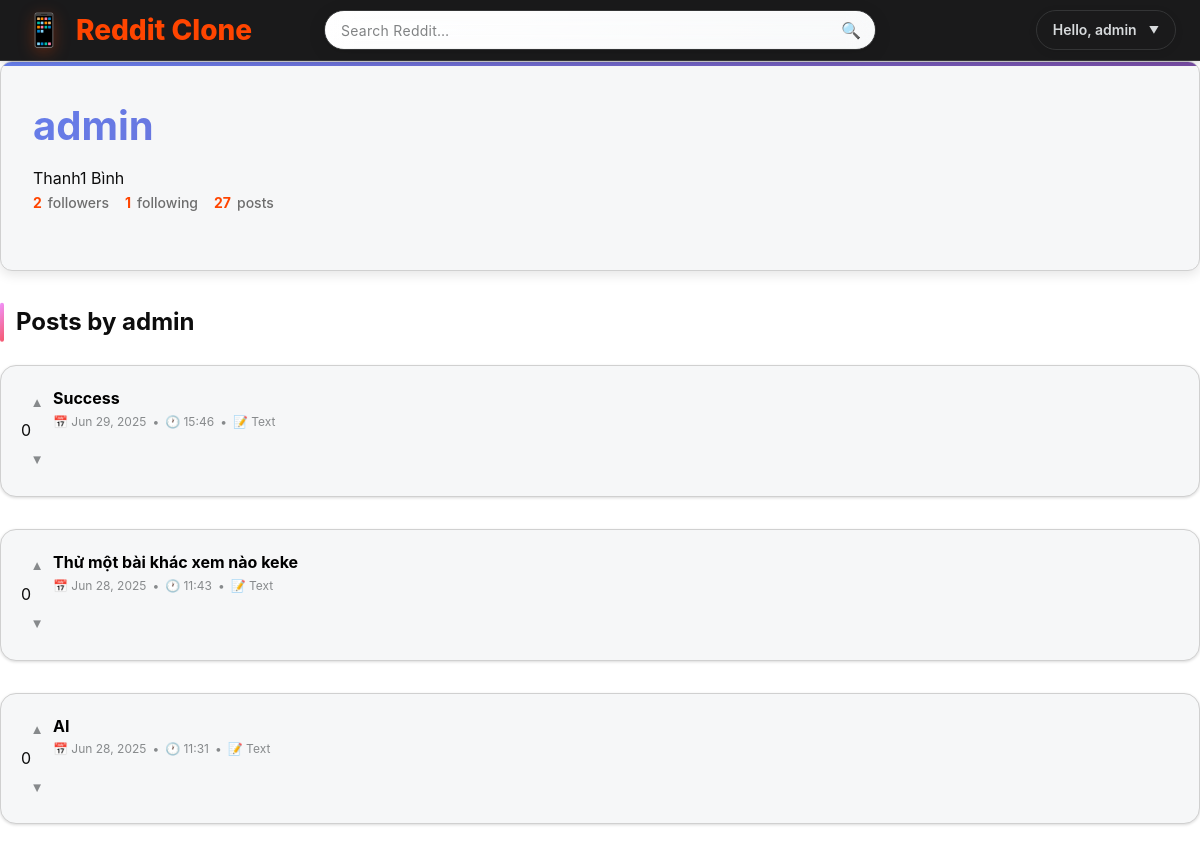
Before: /users/admin/ (signed in, upper part) with the older database file.
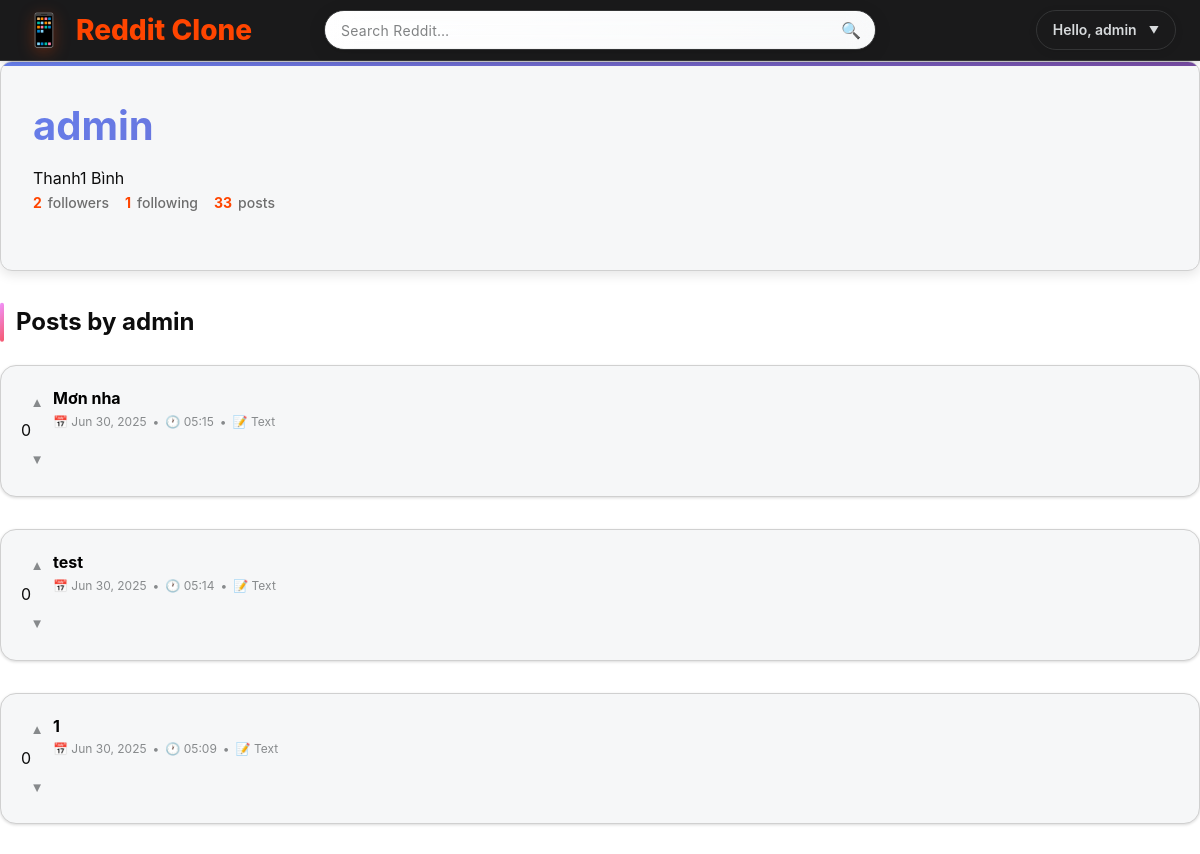
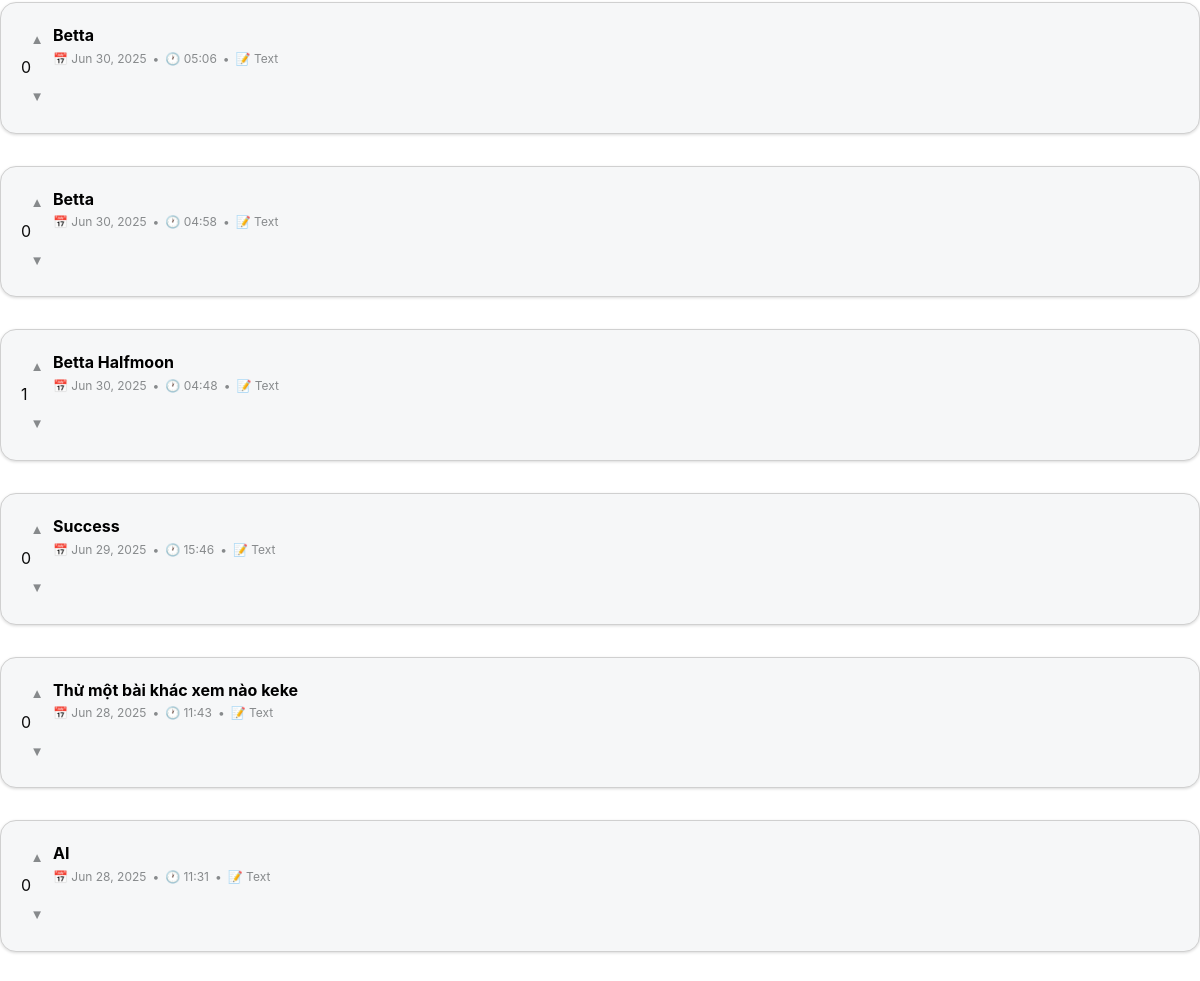
After: the same page with the newer database file (2 pictures, top to bottom).
### posts/models.py (models this page shows, shortened)
class Post(models.Model):
    title        = models.CharField(max_length=255)
    content      = models.TextField(blank=True)
    image        = models.ImageField(upload_to='post_images/', blank=True, null=True)
    author       = models.ForeignKey(User, on_delete=models.CASCADE)
    community    = models.ForeignKey(Community, on_delete=models.SET_NULL,
                                     null=True, blank=True, related_name='posts')
    tags         = models.ManyToManyField(Tag, blank=True, related_name='posts')
    created_at   = models.DateTimeField(auto_now_add=True)
    @property
    def score(self):
        upvotes = self.votes.filter(is_upvote=True).count()
        downvotes = self.votes.filter(is_upvote=False).count()
        return upvotes - downvotes

### posts/views.py (the view)
# urls.py: path('users/<str:username>/', views.user_profile_view, name='user_profile'),
@login_required
def user_profile_view(request, username):
    user_obj = get_object_or_404(User, username=username)
    profile  = getattr(user_obj, 'profile', None)
    is_following = Follow.objects.filter(
        follower=request.user,
        following=user_obj
    ).exists()
    user_posts = Post.objects.filter(author=user_obj).order_by('-created_at')
    return render(request, 'posts/user_profile.html', {
        'user_obj': user_obj,
        'profile': profile,
        'is_following': is_following,
        'user_posts': user_posts,    # truyền vào template
    })

### posts/templates/posts/user_profile.html (shortened to what this page needs)
{% extends 'posts/base.html' %}
{% load static %}
{% block extra_css %}
<link rel="stylesheet" href="{% static 'posts\css\dropdown.css' %}">
{% endblock %}
{% block content %}
<div class="profile-container fade-in-up">
  <div class="profile-header">
    <div class="profile-info">
      <h2>{{ user_obj.username }}</h2>
      <p>
        {% if user_obj.first_name or user_obj.last_name %}
          {{ user_obj.first_name }} {{ user_obj.last_name }}
        {% endif %}
      </p>
      <div class="profile-stats">
        <div class="stat-item">
          <span class="stat-number">{{ user_obj.follower_set.count }}</span>
          <span>followers</span>
        </div>
        <div class="stat-item">
          <span class="stat-number">{{ user_obj.following_set.count }}</span>
          <span>following</span>
        </div>
        <div class="stat-item">
          <span class="stat-number">{{ user_posts|length }}</span>
          <span>posts</span>
        </div>
      </div>
    </div>
  </div>
  <div class="posts-section">
    <h3>
      <span>Posts by {{ user_obj.username }}</span>
    </h3>
    <div class="posts-list">
      {% for post in user_posts %}
        <div class="post-card fade-in-up">
          <div class="post-vote">
            <button class="vote-btn vote-up">▲</button>
            <div class="vote-score">{{ post.score }}</div>
            <button class="vote-btn vote-down">▼</button>
          </div>
          <div class="post-content">
            <h4>
              <a href="{% url 'posts:post_detail' post.id %}">{{ post.title }}</a>
            </h4>
            <div class="post-meta">
              <span class="post-meta-item">
                  <span>📅</span>
                  <span>{{ post.created_at|date:"M j, Y" }}</span>
                </span>
                <span class="post-meta-separator">•</span>
                <span class="post-meta-item">
                  <span>🕐</span>
                  <span>{{ post.created_at|date:"H:i" }}</span>
                </span>
                <span class="post-meta-separator">•</span>
                <span class="post-type">📝 Text</span>
              </div>
            </div>
          </div>
        {% endfor %}
      </div>
    </div>
  </div>
</div>
{% endblock %}

Changed rows visible on the page:
added Post: score "0", title "Mơn nha", created_at "Jun 30, 2025", created_at "05:15"
added Post: score "0", title "test", created_at "Jun 30, 2025", created_at "05:14"
added Post: score "0", title "1", created_at "Jun 30, 2025", created_at "05:09"
added Post: score "0", title "Betta", created_at "Jun 30, 2025", created_at "05:06"
added Post: score "0", title "Betta", created_at "Jun 30, 2025", created_at "04:58"
added Post: score "1", title "Betta Halfmoon", created_at "Jun 30, 2025", created_at "04:48"
Other visible differences:
{{ user_posts|length }}: "27" → "33"
